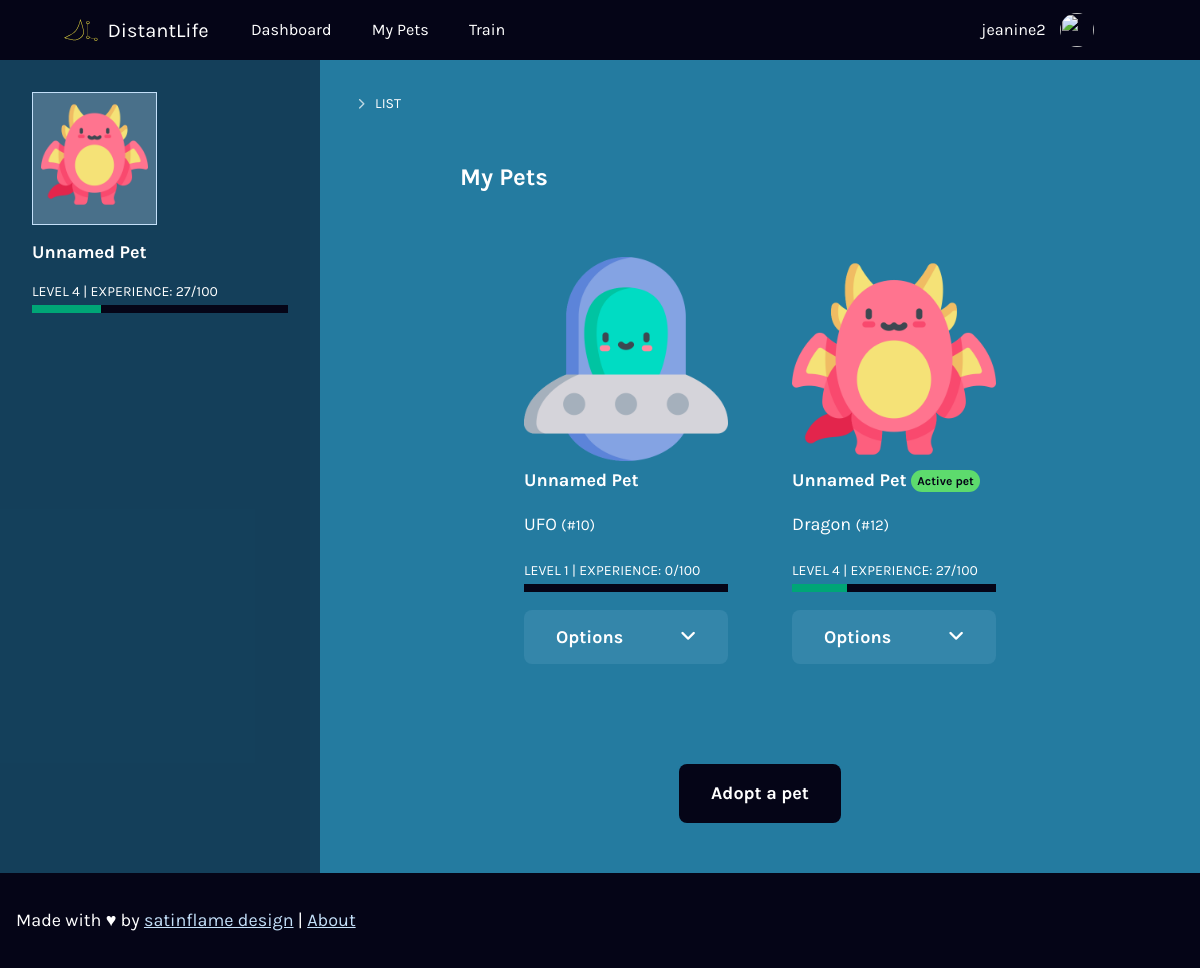
The app's page /pets (signed in) with its own data.
### tables this page shows
CREATE TABLE `users` (
  `id` integer,
  `username` varchar(255) NOT NULL,
  `full_name` varchar(255),
  `password` hash,
  `email` varchar(255),
  `created_at` timestamp,
  `last_login` timestamp,
  `preferred_lang` integer,
  `learning_lang` integer, `active_pet_id` integer, roles int,
  PRIMARY KEY(id)
);

CREATE TABLE `pets` (
  `id` integer,
  `type` integer,
  `name` varchar(255),
  `created` timestamp,
  `exp` integer,
  PRIMARY KEY(id)
);

CREATE TABLE `pet_types` (
  `id` integer,
  `imgsrc` varchar(255),
  `pet_type` varchar(255), `exp_required` integer,
  PRIMARY KEY(id)
);

### application.py (the view)
@app.route("/pets")
@login_required
def pets():
    pets_owned = db.execute("SELECT pets.id, pet_types.imgsrc, pet_types.pet_type, pets.created, pets.exp, pets.name, users.active_pet_id FROM owners JOIN pets ON pets.id = owners.pet_id JOIN pet_types ON pets.type = pet_types.id JOIN users ON users.id = owners.owner_id WHERE owner_id = ?", session_get_int("user_id"))
    return render_template("list.html", pets_owned=pets_owned)

### application.py (called while the page is built)
@app.after_request
def after_request(response):
    response.headers["Cache-Control"] = "no-cache, no-store, must-revalidate"
    response.headers["Expires"] = 0
    response.headers["Pragma"] = "no-cache"
    return response

### helpers.py (called while the page is built)
def login_required(f):
    @wraps(f)
    def decorated_function(*args, **kwargs):
        print("===============")
        print(session_get_int("user_id"))
        if session_get_int("user_id") is None:
            return redirect("/login")
        return f(*args, **kwargs)
    return decorated_function

def session_get_int(key):
  if session.get(key) is not None:
    return int(session.get(key))
  else:
    return None

### templates/list.html (shortened to what this page needs)
{% extends "layout.html" %}
{% from "./macros.html" import usedalot, progressbar, get_data with context %}
{% block main %}
<h1>My Pets</h1>
{% if (pets_owned|length) > 0 %}
  <div class="col-list row">
    {% for pet in pets_owned %}
    <div class="col-12">
      <img src="/static/{{ pet.imgsrc }}" alt="" />
      <h2>{{ pet.name }}
        {% if pet.id == pet.active_pet_id %}
        <span class="badge badge-success">Active pet</span>
        {% endif %} </h2>
        <p>{{ pet.pet_type }} <small>(#{{ pet.id }})</small></p>
        {{ progressbar((pet.exp)) }}
        <ul class="element-options">
          <li class="has-dropdown"><button class="btn-secondary" aria-haspopup="true">
            Options
          </button>
          </li>
        </ul>
      </div>
    {% endfor %}
  </div>
  {% else %}
    <p>No pets</p>
{% endif %}
<p class="text-center"><a class="btn btn-primary" href="/adopt">Adopt a pet</a></p>
{% endblock %}

### templates/macros.html (shortened to what this page needs)
{% macro progressbar(exp) %}
    <p class="text-small-caps mb-0">{{ _('Level') }} {{ level }} | {{ _('Experience') }}: {{ percent }}/100 </p>
    <div class="progressbar" role="progressbar" aria-valuenow="{{ percent }}" aria-valuemin="0" aria-valuemax="100">
      <span class="filled" style="width: {{ percent }}%;"></span>
    </div>
{% endmacro %}

### templates/global/header.html (shortened to what this page needs)
<header class="header">
  <div class="container">
    <div class="menu-container">
      <div class="menu-logo">
        <h1><a class="logo" href="/"><img src="{{ url_for('static', filename='logos/distantlife-logo.svg') }}" height="28" width="140"
              alt="Distant Life" /></a></h1>
      </div>
      <nav id="siteMenu" role="menu" aria-labelledby="menubutton">
        <ul class="list-unstyled list-inline">
          {% if session.get("user_id") %}
          <li><a href="/">{{ _('Dashboard') }}</a></li>
          <li><a href="/pets">{{ _('My Pets') }}</a></li>
          <li><a href="/train">{{ _('Train') }}</a></li>
          {% endif %}
        </ul>
        <ul class="list-unstyled list-inline">
          {% if session.get("user_id") %}
            <li class="menu-user"><a href="/users/{{session['user_id']}}">{{ session['username'] }}
              <img alt="" src="https://www.satinflame.com/img/icons/apple-touch-icon.png" width="34" height="34" class="rounded-circle">
            </a></li>
            <li class="has-dropdown"><a class="hide-md" href="#" aria-haspopup="true">
            </a>
            </li>
          {% else %}
            <li><a href="/signup">{{ _('Sign Up') }}</a></li>
            <li><a href="/login">{{ _('Login') }}</a></li>
          {% endif %}
        </ul>
      </nav>
    </div>
  </div>
</header>

### static/overrides.css (style rules this page uses)
.element-options { padding-right: 0; }

### records on screen
users: username "jeanine2"
pets: imgsrc (picture), name "Unnamed Pet", pet_type "UFO", id "10", level "1", exp "0"
pets: imgsrc (picture), name "Unnamed Pet", shows "Active pet", pet_type "Dragon", id "12", level "4", percent "27"

### other values on screen
{{ title_s }} "LIST"
{{ session["active_pet"]["name"] }} "Unnamed Pet"
{{ level }} "4"
{{ percent }} "27"
